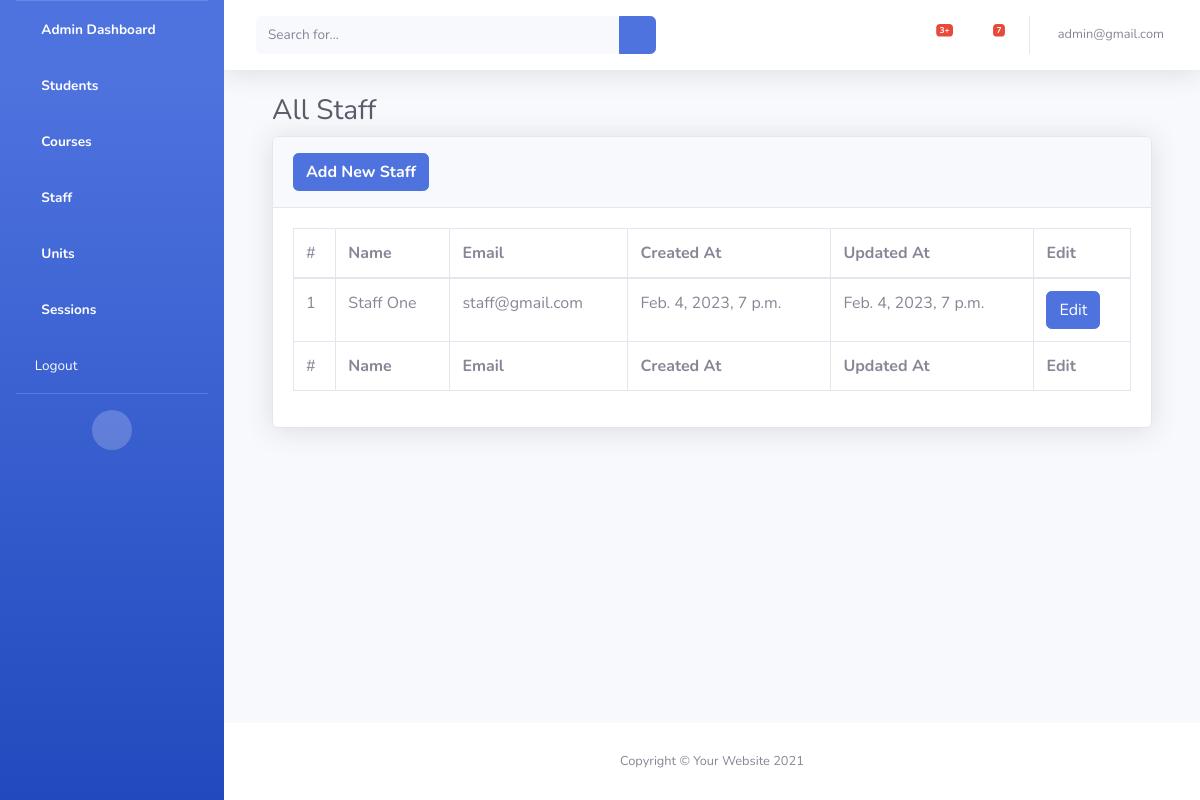
The page /staff (signed in) on the database its author committed.
### users/models.py (models this page shows, shortened)
class User(AbstractBaseUser,PermissionsMixin):
    email =models.EmailField(verbose_name="email address",unique=True)
    first_name = models.CharField(max_length=15)
    last_name = models.CharField(max_length=15)
    is_admin = models.BooleanField(default=False)
    is_staff= models.BooleanField(default=False)
    is_student= models.BooleanField(default=False)
    is_parent= models.BooleanField(default=False)
    is_lecturer= models.BooleanField(default=False)
    is_superuser = models.BooleanField(default=False)
    date_registered = models.DateTimeField(auto_now_add=True)
    date_updated = models.DateTimeField(auto_now=True)
    last_login =models.DateTimeField(auto_now=True)
    is_active = models.BooleanField(default=True)
    role = models.CharField(
        max_length = 40,
        choices = ROLES
        )
    objects = UserManager()
    USERNAME_FIELD= 'email'
    REQUIRED_FIELDS = ["first_name","last_name", "role"]

class Staff(models.Model):
    user = models.OneToOneField(User, on_delete=models.CASCADE,
                                limit_choices_to={ 'role': "is_lecturer"},)
    gender = models.CharField(max_length=10,choices= gender)
    created_at = models.DateTimeField(auto_now_add=True)
    updated_at = models.DateTimeField(auto_now=True)

### users/decorators.py (the view)
        def _wrapped_view(request, *args, **kwargs):
            if not request.user.is_superuser:
                messages.error(request, "You are not authorized to access this page!")
                return redirect(redirect_url)
            return view_func(request, *args, **kwargs)

### users/views.py (called while the page is built)
@user_is_superuser
def staff(request):
    staffs=Staff.objects.all()
    return render(request, "admin/staff.html", context={"staffs":staffs})

### templates/admin/staff.html
{% extends 'main.html' %}
{% block container %}
<div class="container-fluid">
                    <h1 class="h3 mb-2 text-gray-800">All Staff</h1>
                    <div class="card shadow mb-4">
                        <div class="card-header py-3">
                            <a href="/add_staff" class="m-0 font-weight-bold btn btn-primary">Add New Staff</a>
                        </div>
                        <div class="card-body">
                            <div class="table-responsive">
                                <table class="table table-bordered" id="dataTable" width="100%" cellspacing="0">
                                    <thead>
                                        <tr>
                                            <td>#</td>
                                            <th>Name</th>
                                            <th>Email</th>
                                            <th>Created At</th>
                                            <th>Updated At</th>
                                            <th>Edit</th>
                                        </tr>
                                    </thead>
                                    <tfoot>
                                        <tr>
                                            <td>#</td>
                                            <th>Name</th>
                                            <th>Email</th>
                                            <th>Created At</th>
                                            <th>Updated At</th>
                                            <th>Edit</th>
                                        </tr>
                                    </tfoot>
                                   <tbody>
                                    {% if staffs %}
                                    {% for staff in staffs   %}
                                    <tr>
                                        <td>{{forloop.counter}}</td>
                                        <td>{{staff.user.first_name}} {{ staff.user.last_name}}</td>
                                        <td>{{staff.user.email}}</td>
                                        <td>{{ staff.created_at }}</td>
                                        <td>{{staff.updated_at}}</td>
                                        <td><a href="#" class="btn btn-primary">Edit</a></td>
                                    </tr>
                                    {% endfor %}
                                        {% else %}
                                       <tr class="w-100">
                                        <p class="text-danger">No students has been added</p>
                                       </tr>
                                    {% endif %}
                                   </tbody>
                                </table>
                            </div>
                        </div>
                    </div>
</div>
{% endblock container %}

### templates/navbar.html (shortened to what this page needs)
{% load static %}
{% block content %}
 <nav class="navbar navbar-expand navbar-light bg-white topbar mb-4 static-top shadow">
    <form
        class="d-none d-sm-inline-block form-inline mr-auto ml-md-3 my-2 my-md-0 mw-100 navbar-search">
        <div class="input-group">
            <input type="text" class="form-control bg-light border-0 small" placeholder="Search for..."
                aria-label="Search" aria-describedby="basic-addon2">
            <div class="input-group-append">
                <button class="btn btn-primary" type="button">
                    <i class="fas fa-search fa-sm"></i>
                </button>
            </div>
        </div>
    </form>
        <ul class="navbar-nav ml-auto">
            <li class="nav-item dropdown no-arrow mx-1">
                <a class="nav-link dropdown-toggle" href="#" id="alertsDropdown" role="button"
                    data-toggle="dropdown" aria-haspopup="true" aria-expanded="false">
                    <i class="fas fa-bell fa-fw"></i>
                    <span class="badge badge-danger badge-counter">3+</span>
                </a>
            </li>
            <li class="nav-item dropdown no-arrow mx-1">
                <a class="nav-link dropdown-toggle" href="#" id="messagesDropdown" role="button"
                    data-toggle="dropdown" aria-haspopup="true" aria-expanded="false">
                    <i class="fas fa-envelope fa-fw"></i>
                    <span class="badge badge-danger badge-counter">7</span>
                </a>
            </li>
{% if user.is_authenticated %}
  <li class="nav-item dropdown no-arrow">
    <a class="nav-link dropdown-toggle" href="#" id="userDropdown" role="button"
        data-toggle="dropdown" aria-haspopup="true" aria-expanded="false">
        <span class="mr-2 d-none d-lg-inline text-gray-600 small">{{ user.email }}</span>
    </a>
</li>
{% endif %}
        </ul>
    </nav>
{% endblock content %}

### rows shown on the page
User: email "admin@gmail.com"
Staff: user.first_name "Staff", user.last_name "One", user.email "staff@gmail.com", created_at "Feb. 4, 2023, 7 p.m.", updated_at "Feb. 4, 2023, 7 p.m."
